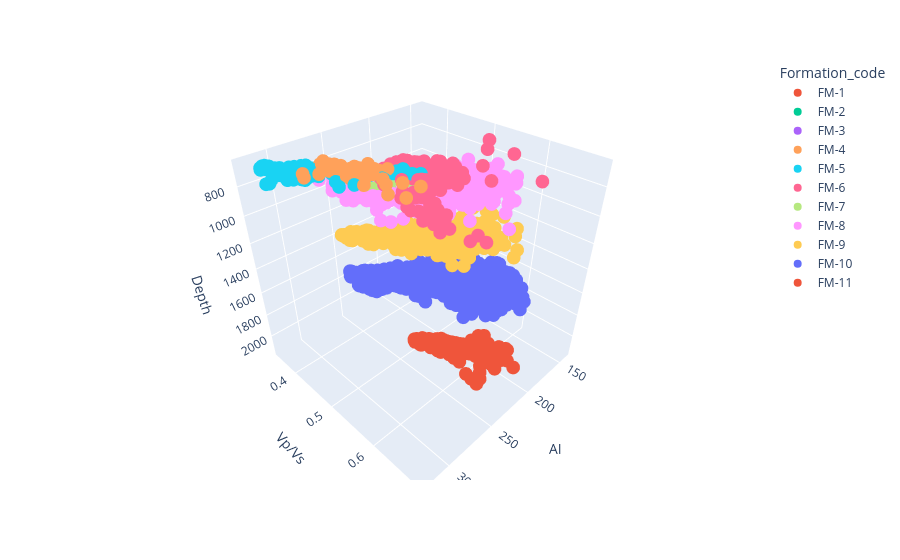

The cell this chart's notebook holds for it:
### Code cell
import plotly.express as px
import pandas as pd

# Add Formation_code to df_clean
df_clean['Formation_code'] = df_clean['Formation'].astype(str)

fig = px.scatter_3d(
    df_clean,
    x='AI',
    z='Depth',
    y='Vp/Vs',
    color='Formation_code',   # automatically colors by formation name
    size_max=5
)

fig.update_layout(scene=dict(zaxis=dict(autorange='reversed')))  # Depth goes downward
fig.show()

### Figure 1 — Plotly figure (JSON) as saved in the notebook; plotly's stock layout.template omitted (floating-point values rounded to 4 significant figures; data arrays with more than 128 entries replaced by an {"elided": "..."} marker saying what was removed)
{"data": [{"hovertemplate": "Formation_code=FM-1<br>AI=%{x}<br>Vp/Vs=%{y}<br>Depth=%{z}<extra></extra>", "legendgroup": "FM-1", "marker": {"color": "#EF553B", "symbol": "circle"}, "mode": "markers", "name": "FM-1", "scene": "scene", "showlegend": true, "type": "scatter3d", "x": {"elided": "472 float values"}, "y": {"elided": "472 float values"}, "z": {"elided": "472 float values"}}, {"hovertemplate": "Formation_code=FM-2<br>AI=%{x}<br>Vp/Vs=%{y}<br>Depth=%{z}<extra></extra>", "legendgroup": "FM-2", "marker": {"color": "#00cc96", "symbol": "circle"}, "mode": "markers", "name": "FM-2", "scene": "scene", "showlegend": true, "type": "scatter3d", "x": {"elided": "1056 float values"}, "y": {"elided": "1056 float values"}, "z": {"elided": "1056 float values"}}, {"hovertemplate": "Formation_code=FM-3<br>AI=%{x}<br>Vp/Vs=%{y}<br>Depth=%{z}<extra></extra>", "legendgroup": "FM-3", "marker": {"color": "#ab63fa", "symbol": "circle"}, "mode": "markers", "name": "FM-3", "scene": "scene", "showlegend": true, "type": "scatter3d", "x": {"elided": "230 float values"}, "y": {"elided": "230 float values"}, "z": {"elided": "230 float values"}}, {"hovertemplate": "Formation_code=FM-4<br>AI=%{x}<br>Vp/Vs=%{y}<br>Depth=%{z}<extra></extra>", "legendgroup": "FM-4", "marker": {"color": "#FFA15A", "symbol": "circle"}, "mode": "markers", "name": "FM-4", "scene": "scene", "showlegend": true, "type": "scatter3d", "x": {"elided": "184 float values"}, "y": {"elided": "184 float values"}, "z": {"elided": "184 float values"}}, {"hovertemplate": "Formation_code=FM-5<br>AI=%{x}<br>Vp/Vs=%{y}<br>Depth=%{z}<extra></extra>", "legendgroup": "FM-5", "marker": {"color": "#19d3f3", "symbol": "circle"}, "mode": "markers", "name": "FM-5", "scene": "scene", "showlegend": true, "type": "scatter3d", "x": {"elided": "177 float values"}, "y": {"elided": "177 float values"}, "z": {"elided": "177 float values"}}, {"hovertemplate": "Formation_code=FM-6<br>AI=%{x}<br>Vp/Vs=%{y}<br>Depth=%{z}<extra></extra>", "legendgroup": "FM-6", "marker": {"color": "#FF6692", "symbol": "circle"}, "mode": "markers", "name": "FM-6", "scene": "scene", "showlegend": true, "type": "scatter3d", "x": {"elided": "400 float values"}, "y": {"elided": "400 float values"}, "z": {"elided": "400 float values"}}, {"hovertemplate": "Formation_code=FM-7<br>AI=%{x}<br>Vp/Vs=%{y}<br>Depth=%{z}<extra></extra>", "legendgroup": "FM-7", "marker": {"color": "#B6E880", "symbol": "circle"}, "mode": "markers", "name": "FM-7", "scene": "scene", "showlegend": true, "type": "scatter3d", "x": [235.7, 235.1, 233.1, 232.8, 236.6, 242.2, 240.6, 235.9, 236.1, 237.8, 236.4, 232.9, 231.1, 235.9, 239.6, 235.3, 229.9, 226.9, 228.6, 233.4, 235.6, 232.9, 232.2, 236.6, 244.9, 246.3, 243.5, 237.4, 235.8, 233.9, 232.7, 231.5, 228.2, 226.2, 227.8, 233.3, 236.7, 239.1, 241.5, 245.2, 245.5, 246.2, 247.4, 247.7, 249.1, 250.4, 252.3, 252.7, 251.7, 251.3, 250.4, 247.5, 243.0, 237.5, 233.5, 230.3, 228.5, 233.4, 239.8, 243.5, 245.8, 244.8, 244.9, 246.4, 245.6, 244.7, 243.4, 242.2, 241.6, 241.0, 240.8, 240.4, 239.8, 239.2, 240.0, 243.6, 248.2, 252.9, 255.5, 255.0, 253.2, 252.3, 252.8, 252.9, 253.5, 255.0, 257.1, 259.8, 261.5, 262.6, 264.5, 264.0, 264.9, 264.7, 265.2, 265.4, 265.9, 266.0, 265.0, 263.2, 264.7, 267.8, 266.2, 264.2, 263.3, 263.2, 263.9, 264.2, 260.4, 250.9, 237.7, 225.1], "y": [0.4858, 0.485, 0.4803, 0.4824, 0.4916, 0.5057, 0.5077, 0.4992, 0.4967, 0.4951, 0.4924, 0.4856, 0.4789, 0.4835, 0.4868, 0.488, 0.5132, 0.5203, 0.5213, 0.525, 0.5212, 0.5035, 0.4859, 0.4939, 0.5283, 0.5463, 0.5412, 0.5236, 0.5079, 0.5009, 0.4938, 0.4812, 0.4748, 0.474, 0.4843, 0.4966, 0.5062, 0.5048, 0.509, 0.5054, 0.4971, 0.4929, 0.4887, 0.4928, 0.4997, 0.4917, 0.4817, 0.4776, 0.4697, 0.4772, 0.4822, 0.4888, 0.4977, 0.4943, 0.485, 0.4704, 0.4715, 0.5002, 0.5068, 0.5089, 0.5, 0.4815, 0.4851, 0.4901, 0.4944, 0.5021, 0.5088, 0.5165, 0.5186, 0.5091, 0.4998, 0.4972, 0.4987, 0.4941, 0.4813, 0.4796, 0.4768, 0.4769, 0.4784, 0.4863, 0.4965, 0.494, 0.4846, 0.4712, 0.4656, 0.4534, 0.4525, 0.4571, 0.4695, 0.4688, 0.4812, 0.4865, 0.4824, 0.4666, 0.4496, 0.437, 0.446, 0.4537, 0.4451, 0.4489, 0.4552, 0.4639, 0.469, 0.4557, 0.4453, 0.4454, 0.4531, 0.4767, 0.4826, 0.483, 0.4713, 0.525], "z": [790.0, 790.0, 790.0, 790.0, 790.0, 790.0, 790.0, 790.0, 790.0, 790.0, 790.0, 790.0, 790.0, 790.0, 790.0, 790.0, 790.0, 790.0, 790.0, 790.0, 790.0, 790.0, 790.0, 790.0, 790.0, 790.0, 790.0, 790.0, 790.0, 790.0, 790.0, 790.0, 790.0, 790.0, 790.0, 790.0, 790.0, 790.0, 790.0, 790.0, 790.0, 790.0, 790.0, 790.0, 790.0, 790.0, 790.0, 790.0, 790.0, 790.0, 790.0, 790.0, 790.0, 790.0, 790.0, 790.0, 790.0, 790.0, 790.0, 790.0, 790.0, 790.0, 790.0, 790.0, 790.0, 790.0, 790.0, 790.0, 790.0, 790.0, 790.0, 790.0, 790.0, 790.0, 790.0, 790.0, 790.0, 790.0, 790.0, 790.0, 790.0, 790.0, 790.0, 790.0, 790.0, 790.0, 790.0, 790.0, 790.0, 790.0, 790.0, 790.0, 790.0, 790.0, 790.0, 790.0, 790.0, 790.0, 790.0, 790.0, 790.0, 790.0, 790.0, 790.0, 790.0, 790.0, 790.0, 790.0, 790.0, 790.0, 790.0, 790.0]}, {"hovertemplate": "Formation_code=FM-8<br>AI=%{x}<br>Vp/Vs=%{y}<br>Depth=%{z}<extra></extra>", "legendgroup": "FM-8", "marker": {"color": "#FF97FF", "symbol": "circle"}, "mode": "markers", "name": "FM-8", "scene": "scene", "showlegend": true, "type": "scatter3d", "x": {"elided": "2369 float values"}, "y": {"elided": "2369 float values"}, "z": {"elided": "2369 float values"}}, {"hovertemplate": "Formation_code=FM-9<br>AI=%{x}<br>Vp/Vs=%{y}<br>Depth=%{z}<extra></extra>", "legendgroup": "FM-9", "marker": {"color": "#FECB52", "symbol": "circle"}, "mode": "markers", "name": "FM-9", "scene": "scene", "showlegend": true, "type": "scatter3d", "x": {"elided": "2290 float values"}, "y": {"elided": "2290 float values"}, "z": {"elided": "2290 float values"}}, {"hovertemplate": "Formation_code=FM-10<br>AI=%{x}<br>Vp/Vs=%{y}<br>Depth=%{z}<extra></extra>", "legendgroup": "FM-10", "marker": {"color": "#636efa", "symbol": "circle"}, "mode": "markers", "name": "FM-10", "scene": "scene", "showlegend": true, "type": "scatter3d", "x": {"elided": "4094 float values"}, "y": {"elided": "4094 float values"}, "z": {"elided": "4094 float values"}}, {"hovertemplate": "Formation_code=FM-11<br>AI=%{x}<br>Vp/Vs=%{y}<br>Depth=%{z}<extra></extra>", "legendgroup": "FM-11", "marker": {"color": "#EF553B", "symbol": "circle"}, "mode": "markers", "name": "FM-11", "scene": "scene", "showlegend": true, "type": "scatter3d", "x": {"elided": "455 float values"}, "y": {"elided": "455 float values"}, "z": {"elided": "455 float values"}}], "layout": {"legend": {"title": {"text": "Formation_code"}, "tracegroupgap": 0}, "margin": {"t": 60}, "scene": {"domain": {"x": [0, 1], "y": [0, 1]}, "xaxis": {"title": {"text": "AI"}}, "yaxis": {"title": {"text": "Vp/Vs"}}, "zaxis": {"autorange": "reversed", "title": {"text": "Depth"}}}}}
